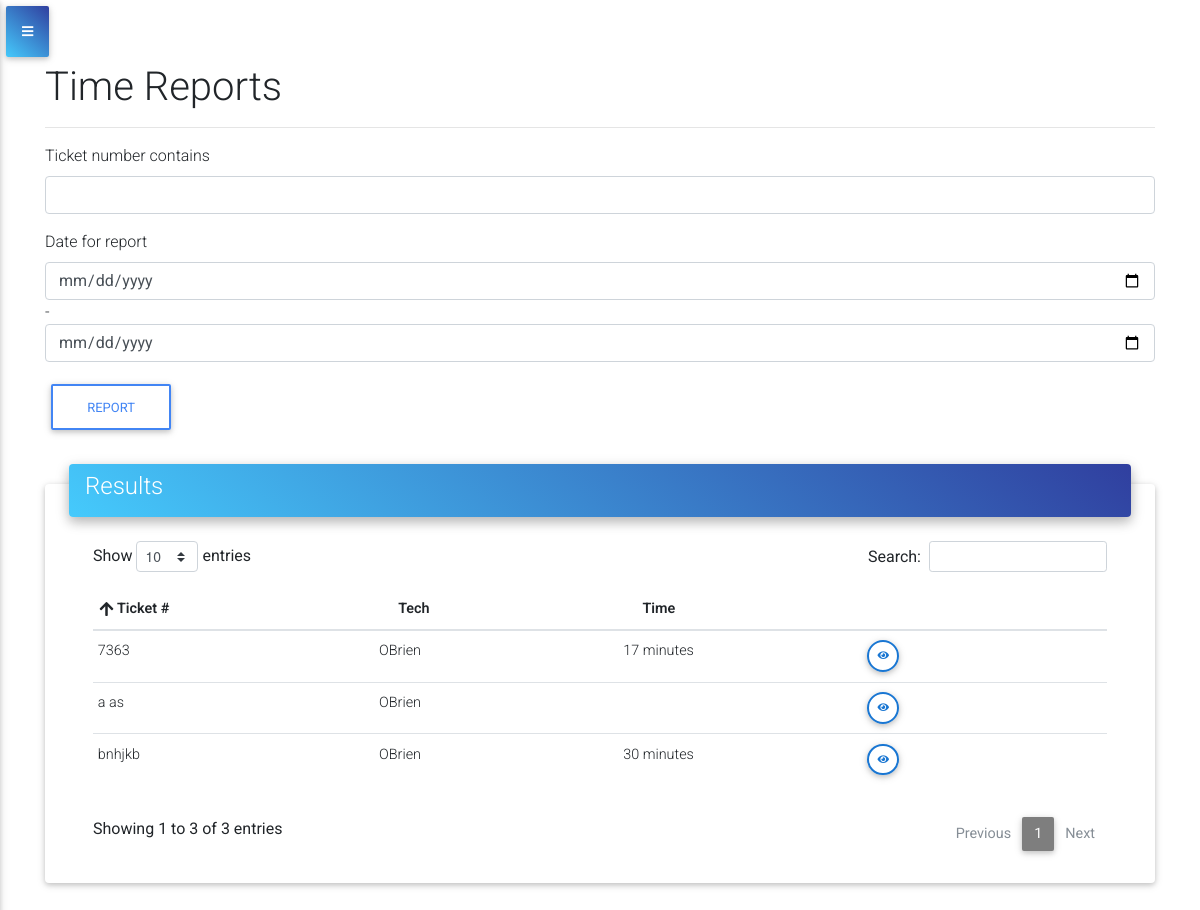
The page /reports/ (signed in) on the database as committed earlier.
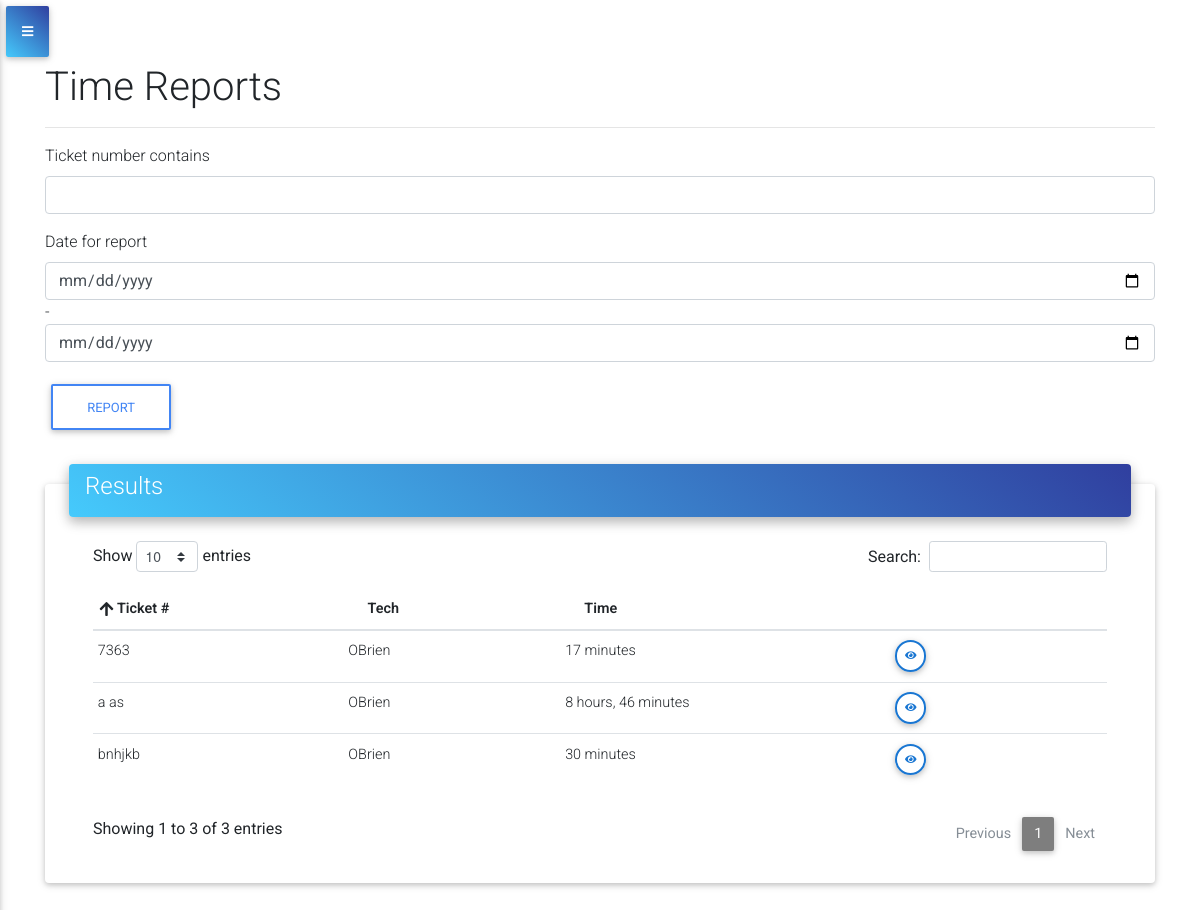
The same page on the database as committed later.
### ticket/models.py (models this page shows, shortened)
class Ticket(models.Model):
    ticket_number = models.CharField(primary_key=True, max_length=10)
    t_customer = models.ForeignKey(Customer,null=True, on_delete=models.SET_NULL)
    t_jobsite = models.ForeignKey(Jobsite, null=True, on_delete=models.SET_NULL)
    stop = models.CharField(choices=STOP, max_length=254, default='1st')
    assigned = models.ManyToManyField(AccountUser, blank=True)
    department = models.ForeignKey(ServiceProvided,null=True, on_delete=models.SET_NULL)
    t_type = models.ForeignKey(TicketType,null=True, on_delete=models.SET_NULL)
    scope = models.TextField()
    repair_notes = models.TextField(blank=True)
    additional_work = models.TextField(blank=True)
    schedule = models.DateField(default=datetime.date.today)
    start_job = models.BooleanField(default=False)
    completed = models.BooleanField(default=False)
    created_at = models.DateTimeField(auto_now_add=True)
    updated_at = models.DateTimeField(auto_now=True)
    start_time = models.DateTimeField(blank=True,null=True)
    end_time = models.DateTimeField(blank=True,null=True)
    account = models.ForeignKey(AccountCompany, on_delete=models.CASCADE)

### ticket/views.py (the view)
# urls.py: path('reports/', views.reports, name='reports')
@login_required
def reports(request):
    ticket_filter = TicketFilter(request.GET, queryset=Ticket.objects.filter(account=request.user.accountuser.account))
    context = {
        'ticket_filter': ticket_filter,
        'ticket_count' : ticket_count(request),
        'tech_ticket_count' : tech_ticket_count(request),
        'tickets' : all_tickets(request),
    }
    return render(request,'ticket/reports.html',context=context)

### accounts/models.py (called while the page is built)
    def __str__(self):
        return self.company_name

    def __str__(self):
        return str(self.user.username)

### service_ticket_app/utils.py (called while the page is built)
def ticket_count(request):
    count = Ticket.objects.filter(account=request.user.accountuser.account).count()
    return count

def all_tickets(request):
    all_tickets = Ticket.objects.filter(account=request.user.accountuser.account)
    return all_tickets

def tech_ticket_count(request):
    count = Ticket.objects.filter(account=request.user.accountuser.account, assigned=request.user.accountuser).count()
    return count

### ticket/templates/ticket/reports.html (shortened to what this page needs)
{% extends 'base.html' %}
{% load crispy_forms_tags %}
{% block content %}
<h1>Time Reports</h1>
<hr>
<form method='GET'>
    {{ ticket_filter.form|crispy }}
    <input class='btn btn-outline-primary' type="submit" value='Report'>
</form>
<div class="card card-cascade narrower mt-5 mb-5">
    <div class="view view-cascade gradient-card-header blue-gradient narrower py-2 mx-4 mb-3 d-flex justify-content-between align-items-center">
        <div class='justify-content-start'>
            <h4>
            {% if not ticket_filter.qs %}
                No tickets match date range or ticket number!
            {% else %}
                Results
            {% endif %}
            </h4>
        </div>
    </div>
    <div class="px-5">
        <div class="table-wrapper">
            <table id="ticket_list" class="table table-hover table-sm table-responsive-sm" width="100%">
                <thead>
                    <tr>
                        <th class="th-sm">Ticket #
                        </th>
                        <th class="th-sm">Tech
                        </th>
                        <th class="th-sm">Time
                        </th>
                        <th class="th-sm">
                        </th>
                    </tr>
                </thead>
                <tbody>
                     {% for f in ticket_filter.qs %}
                        <tr>
                            <td>{{ f.ticket_number }}</td>
                            <td>
                                {% for t in f.assigned.all %}
                                    {{ t }}
                                {% endfor %}
                            </td>
                            <td>
                                {{ f.start_time|timesince:f.end_time}}
                            </td>
                            <td>
                                <a href="{% url 'ticket_app:ticket_detail' pk=f.ticket_number %}" type="button" class="btn btn-outline-blue btn-rounded btn-sm px-2">
                                    <i class="fas fa-eye lt mt-0"></i>
                                </a>
                            </td>
                        </tr>
                    {% endfor %}
                </tbody>
            </table>
        </div>
    </div>
</div>
{% endblock %}

Rows that differ between the two databases and show on the page:
changed Ticket "a as": start_time (not shown) → "8 hours, 46 minutes"
